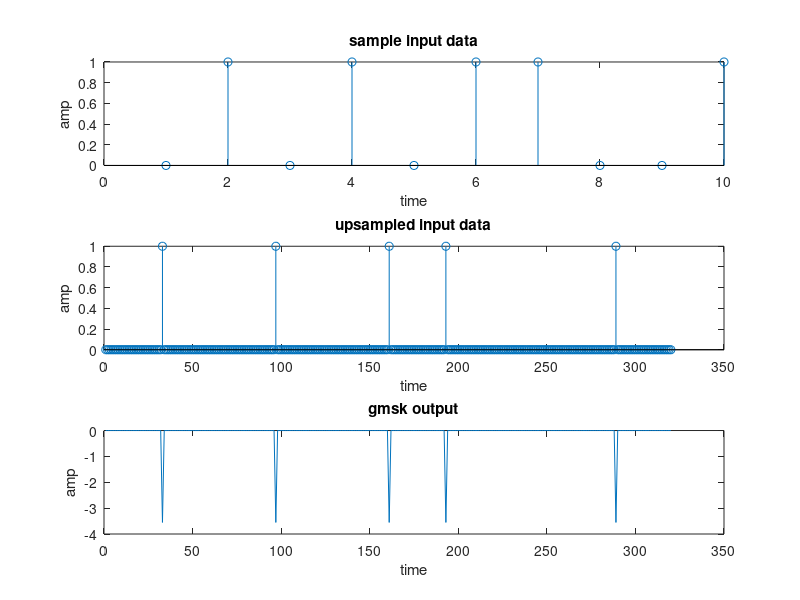

Source code (MATLAB):
%GMSK
clear all;
close all;
clc;
nrz_data=[0 1 0 1 0 1 1 0 0 1]; %sample code
pi=3.14;
Tb=1; %bit duration
BT=0.3; %BT product of filter
sps=32; %samples per symbol
Ts=Tb/sps; %sample period
t=0.5;
Tb=(-2*Tb:Ts:2*Tb);
alpha=2*pi*BT/(sqrt(log(2)))
gauss=(alpha*(2*t-0.5))-(alpha*(2*t+0.5));
K=pi/2;
gauss=K*gauss;
nrz=upsample(nrz_data,sps);
nrz_gauss=conv(gauss,nrz);
subplot(3,1,1);
stem(nrz_data);
title('sample input data');
xlabel('time');
ylabel('amp');

subplot(3,1,2);
stem(nrz);
title('upsampled input data');
xlabel('time');
ylabel('amp');

subplot(3,1,3);
plot(nrz_gauss);
title('gmsk output');
xlabel('time');
ylabel('amp');

nrz_gauss1 = cumsum(nrz_gauss);
nrz_gauss2 = exp(1i*nrz_gauss1);
noisy_real1 = real(nrz_gauss2);
noisy_imag1 = imag(nrz_gauss2);
%filter_noisy_real1 = matched_filter(noisy_real1,Tb,sps);
%ilter_noisy_imag1 = matched_filter(noisy_imag1,Tb,sps);


